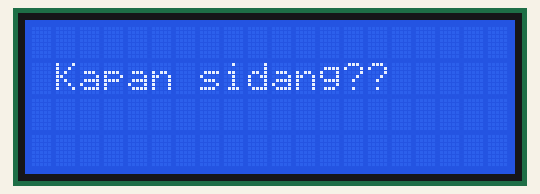
Simulated run of this sketch. Board: Arduino Uno, built with avr-gcc and run on an emulated ATmega328P. Shown: 20×4 character LCD.

Above: at 0.2 s.
At 5.1 s:
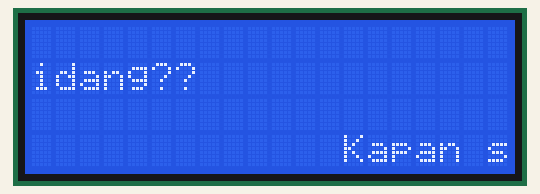
At 9.4 s:
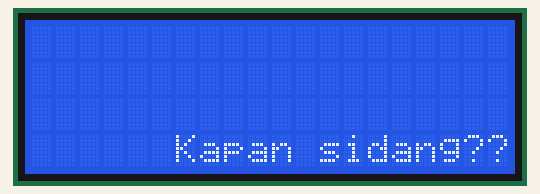
At 19.2 s:
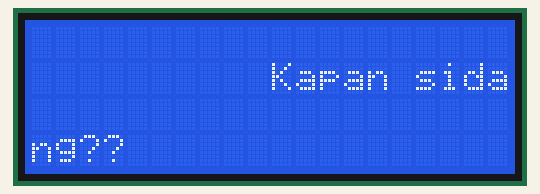
At 29.1 s:
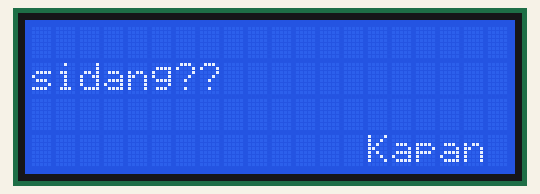
At 38.9 s:
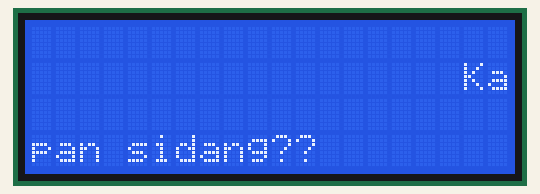

The sketch:

vestroya.ino
```cpp
//YWROBOT
//Compatible with the Arduino IDE 1.0
//Library version:1.1
#include <Wire.h>
#include <LiquidCrystal_I2C.h>

LiquidCrystal_I2C lcd(0x27,20,4);  // set the LCD address to 0x27 for a 16 chars and 2 line display

void setup()
{
  lcd.init();                      // initialize the lcd
  lcd.init();
  // Print a message to the LCD.
  lcd.backlight();


}


void loop()
{
  lcd.setCursor(2,1);
  lcd.print("Kapan sidang??");
  lcd.scrollDisplayLeft();
  delay(600);
}
```

Measured:
- what the display in image 1 shows lasts 0.6 s, from 5.1 s to 5.7 s
